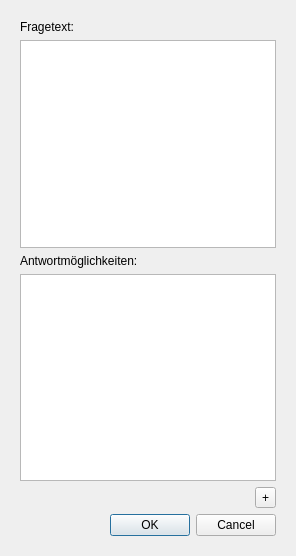
<?xml version="1.0" encoding="UTF-8"?>
<ui version="4.0">
 <class>AddQuestionDialog</class>
 <widget class="QDialog" name="AddQuestionDialog">
  <property name="geometry">
   <rect>
    <x>0</x>
    <y>0</y>
    <width>296</width>
    <height>556</height>
   </rect>
  </property>
  <property name="windowTitle">
   <string>Dialog</string>
  </property>
  <property name="modal">
   <bool>true</bool>
  </property>
  <layout class="QVBoxLayout" name="verticalLayout">
   <property name="leftMargin">
    <number>20</number>
   </property>
   <property name="topMargin">
    <number>20</number>
   </property>
   <property name="rightMargin">
    <number>20</number>
   </property>
   <property name="bottomMargin">
    <number>20</number>
   </property>
   <item>
    <widget class="QLabel" name="label">
     <property name="text">
      <string>Fragetext:</string>
     </property>
    </widget>
   </item>
   <item>
    <widget class="QPlainTextEdit" name="plainTextEdit"/>
   </item>
   <item>
    <widget class="QLabel" name="label_2">
     <property name="text">
      <string>Antwortmöglichkeiten:</string>
     </property>
    </widget>
   </item>
   <item>
    <widget class="QTreeView" name="treeView">
     <property name="acceptDrops">
      <bool>true</bool>
     </property>
     <property name="dragEnabled">
      <bool>true</bool>
     </property>
     <property name="dragDropMode">
      <enum>QAbstractItemView::DragDropMode::InternalMove</enum>
     </property>
     <property name="rootIsDecorated">
      <bool>false</bool>
     </property>
    </widget>
   </item>
   <item>
    <layout class="QHBoxLayout" name="horizontalLayout">
     <item>
      <spacer name="horizontalSpacer">
       <property name="orientation">
        <enum>Qt::Orientation::Horizontal</enum>
       </property>
       <property name="sizeHint" stdset="0">
        <size>
         <width>40</width>
         <height>20</height>
        </size>
       </property>
      </spacer>
     </item>
     <item>
      <widget class="QToolButton" name="toolButton">
       <property name="text">
        <string>+</string>
       </property>
      </widget>
     </item>
    </layout>
   </item>
   <item>
    <widget class="QDialogButtonBox" name="buttonBox">
     <property name="orientation">
      <enum>Qt::Orientation::Horizontal</enum>
     </property>
     <property name="standardButtons">
      <set>QDialogButtonBox::StandardButton::Cancel|QDialogButtonBox::StandardButton::Ok</set>
     </property>
    </widget>
   </item>
  </layout>
 </widget>
 <resources/>
 <connections>
  <connection>
   <sender>buttonBox</sender>
   <signal>accepted()</signal>
   <receiver>AddQuestionDialog</receiver>
   <slot>accept()</slot>
   <hints>
    <hint type="sourcelabel">
     <x>248</x>
     <y>254</y>
    </hint>
    <hint type="destinationlabel">
     <x>157</x>
     <y>274</y>
    </hint>
   </hints>
  </connection>
  <connection>
   <sender>buttonBox</sender>
   <signal>rejected()</signal>
   <receiver>AddQuestionDialog</receiver>
   <slot>reject()</slot>
   <hints>
    <hint type="sourcelabel">
     <x>316</x>
     <y>260</y>
    </hint>
    <hint type="destinationlabel">
     <x>286</x>
     <y>274</y>
    </hint>
   </hints>
  </connection>
 </connections>
</ui>
